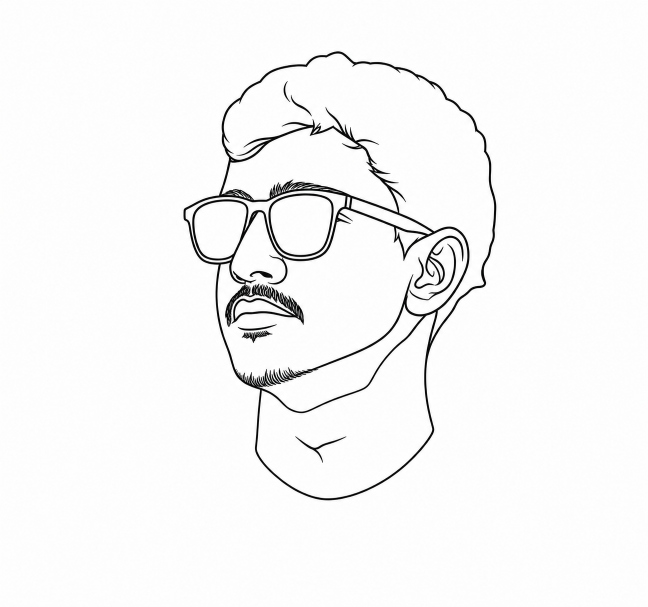
#> input picture Wireframe.png, 1296 x 1213 px (shown at 1/2 size)
$ python wireframe_pipeline.py
#> lines starting #> are read from the running program, lines starting #| are printed output that depends on the picture; after the words box and inside, x2 and y2 are one past the last pixel; in counts of white or black regions, pixels touching at a corner belong together
"""
Designer wireframe -> centerline strokes -> piecewise cubic Bezier equations.

Input : Wireframe.png (pen-and-ink line drawing; ~4 px strokes, nothing filled)

Why this pipeline differs from the silhouette one
-------------------------------------------------
The drawing is made of STROKES, not filled regions. Tracing region boundaries
(cv2.RETR_TREE) would follow both edges of every pen line and return 211
contours -- each line drawn twice. The correct primitive is the CENTERLINE:
skeletonize the ink, turn the skeleton into a graph, and read off pen strokes.

Those strokes are overwhelmingly OPEN curves. A periodic Fourier series is the
wrong model for an open curve (it must wrap end->start and rings at the seam),
so the primary representation here is a piecewise cubic Bezier path fitted with
Schneider's algorithm. Closed strokes additionally get an elliptic Fourier fit,
and an equal-budget Fourier fit is computed for every stroke purely to measure
what the wrong model would cost.

Outputs
    wireframe_skeleton.png       1-px centerline mask
    wireframe_strokes.png        colour-coded stroke decomposition (diagnostic)
    wireframe.svg                cubic Bezier paths, fill:none
    wireframe_strokes.csv        stroke_id, index, x, y, t
    wireframe_curves.json        normalization + control points + coefficients
    wireframe_equations.txt      human-readable equations
    wireframe_preview.png        extracted vs fitted, stroked
    wireframe_fit_comparison.png Bezier vs equal-budget Fourier

Run: uv run python wireframe_pipeline.py
Every number reported is measured; nothing is assumed.
"""

import csv
import json
import sys

import cv2
import matplotlib
import numpy as np
from scipy import ndimage
from skimage.morphology import skeletonize

matplotlib.use("Agg")
import matplotlib.pyplot as plt

SRC = "Wireframe.png"

SPUR_PX = 4          # dangling skeleton stub shorter than this is an artifact
MERGE_COS = -0.60    # join two branches through a node if they meet at >= ~127 deg
MIN_STROKE_PX = 4    # strokes shorter than this are dropped (reported, not silent)
SMOOTH_SIGMA = 1.5   # mild along-stroke Gaussian, removes skeleton staircasing
RESAMPLE_STEP = 2.0  # px between resampled points before fitting
BEZIER_TOL_PX = 0.75 # max allowed deviation of the fitted Bezier, in pixels

NB8 = [(-1, -1), (-1, 0), (-1, 1), (0, -1), (0, 1), (1, -1), (1, 0), (1, 1)]
REPORT = {}
sys.setrecursionlimit(10000)


# ====================================================================== #
# 1. ink mask + centerline
# ====================================================================== #
def load_ink(path):
#> called with path = 'Wireframe.png'
    img = cv2.imread(path, cv2.IMREAD_UNCHANGED)
#> img is the input picture: shape (1213, 1296, 3); mean B, G, R 247, 247, 247.1
    if img is None:
        raise SystemExit(f"cannot read {path}")
    if img.ndim == 3 and img.shape[2] == 4:
        alpha = img[:, :, 3:4].astype(np.float32) / 255.0
        img = (img[:, :, :3].astype(np.float32) * alpha + 255.0 * (1 - alpha)).astype(np.uint8)
    gray = img if img.ndim == 2 else cv2.cvtColor(img, cv2.COLOR_BGR2GRAY)
    thr, b = cv2.threshold(gray, 0, 1, cv2.THRESH_BINARY_INV | cv2.THRESH_OTSU)
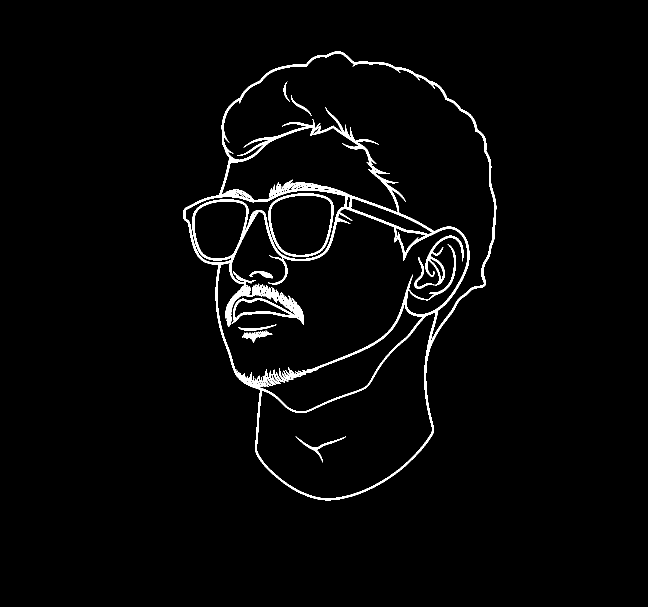
#> b: shape (1213, 1296) (shown at 1/2 size); values 0 (black) and 1 (white), 2.6% white; 13 white regions, largest, box (x1, y1, x2, y2) and area: (367, 103, 993, 1001) 34067, (537, 387, 667, 514) 1715, (828, 471, 927, 578) 1613
#> thr = 141
    ink = b.astype(np.uint8)

    dt = cv2.distanceTransform(ink, cv2.DIST_L2, 5)
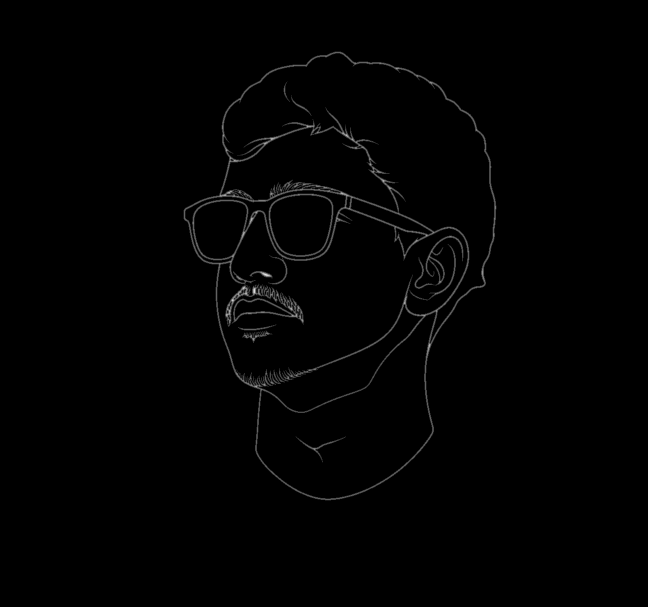
#> dt: shape (1213, 1296) float32 (shown at 1/2 size); min 0, max 5.2, mean 0.0389; drawn with min black and max white
    sk = skeletonize(ink.astype(bool))
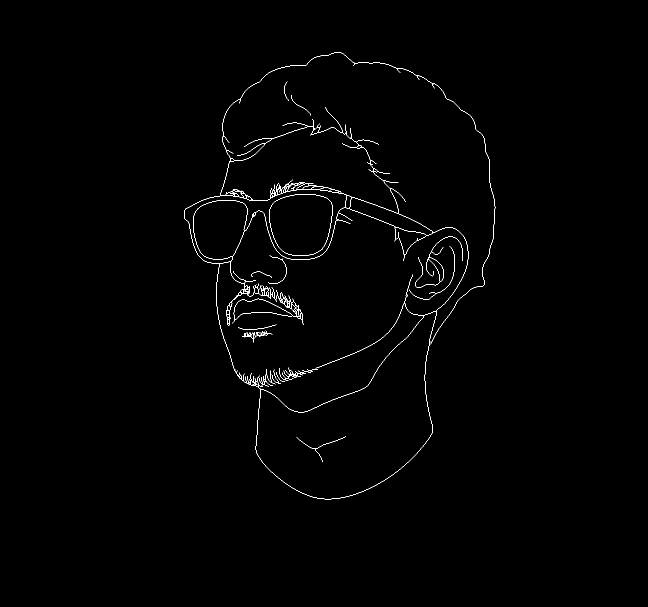
#> sk: shape (1213, 1296) bool (shown at 1/2 size); 0.64% white in thin lines or dots, all inside (x1, y1, x2, y2) = (368, 104, 991, 999)
    widths = 2.0 * dt[sk]
#> widths = 10055 values, max 10.39 at index 5503, min 2 at index 205, mean 3.94
    REPORT.update(
        otsu_threshold=float(thr),
        image_size_wh=[int(gray.shape[1]), int(gray.shape[0])],
        ink_pixels=int(ink.sum()),
        ink_fraction=float(ink.mean()),
        skeleton_pixels=int(sk.sum()),
        stroke_width_px={
            "median": float(np.median(widths)),
            "p10": float(np.percentile(widths, 10)),
            "p90": float(np.percentile(widths, 90)),
        },
    )
    return ink, sk


# ====================================================================== #
# 2. skeleton -> graph -> pen strokes
# ====================================================================== #
def _nbrs(S, p):
    r, c = p
    return [(r + dr, c + dc) for dr, dc in NB8 if (r + dr, c + dc) in S]


def _order_path(pix):
    adj = {p: _nbrs(pix, p) for p in pix}
    ends = [p for p in pix if len(adj[p]) <= 1]
    if not ends:                                    # pure cycle
        start = next(iter(pix))
        path, prev, cur = [start], None, start
        while True:
            nxt = [q for q in adj[cur] if q != prev]
            if not nxt:
                break
            prev, cur = cur, nxt[0]
            if cur == start:
                break
            path.append(cur)
        return path, True
    start = ends[0]
    path, prev, cur = [start], None, start
    while True:
        nxt = [q for q in adj[cur] if q != prev]
        if not nxt:
            break
        prev, cur = cur, nxt[0]
        path.append(cur)
    return path, False


def skeleton_edges(sk):
    """Split the skeleton at endpoints/junctions into branch polylines."""
    H, W = sk.shape
    S = set(map(tuple, np.argwhere(sk)))
#> S = 10055 items
    node_px = {p for p in S if len(_nbrs(S, p)) != 2}
#> node_px = 1544 items

    nm = np.zeros((H, W), np.uint8)
    for r, c in node_px:
        nm[r, c] = 1
#> this loop made 1544 passes
#> (r, c) on passes 1 to 3: (591, 473), (382, 479), (321, 469)
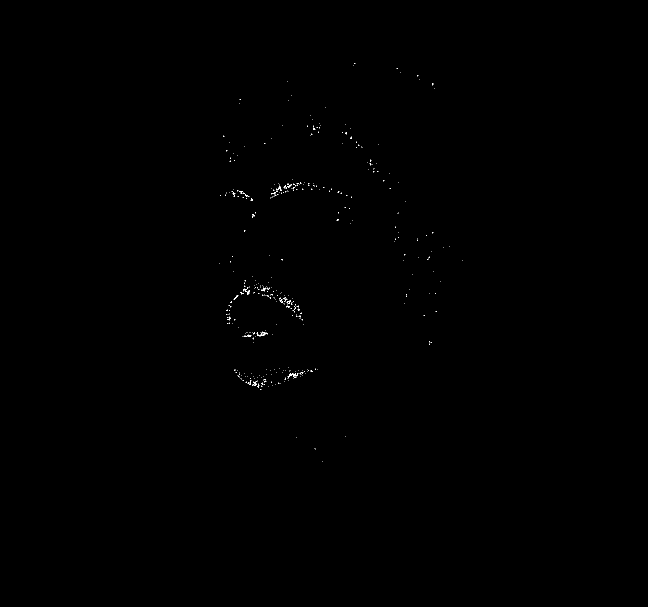
#> nm: shape (1213, 1296) (shown at 1/2 size); values 0 (black) and 1 (white), 0.1% white in thin lines or dots, all inside (x1, y1, x2, y2) = (439, 126, 925, 924)
    n_nodes, nlab = cv2.connectedComponents(nm, 8)
#> nlab: shape (1213, 1296) int32; 352 distinct labels, from 0 to 351
#> n_nodes = 352
#> (the rest of the program and of its run is left out)
